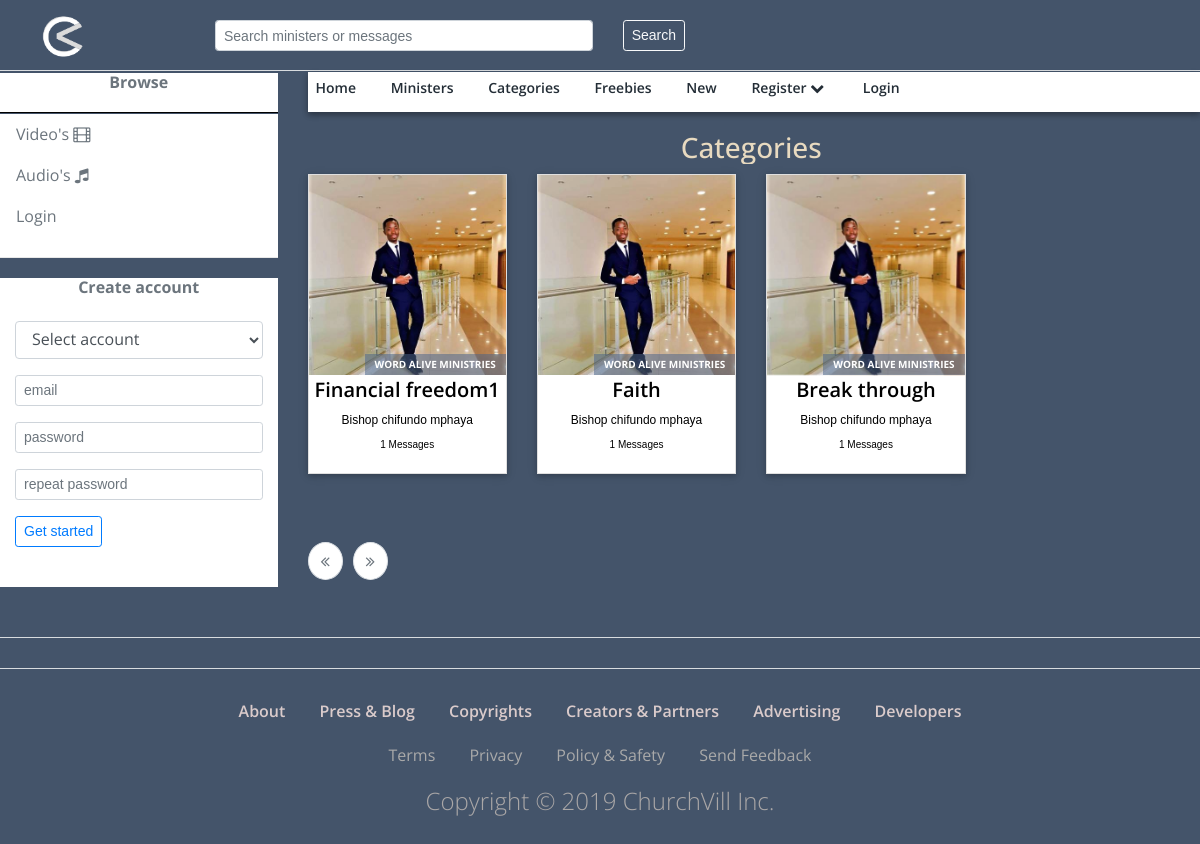
The app's page /category.php with its own data.
### tables this page shows
CREATE TABLE `messages`
(
    `message_id`  int(20)        NOT NULL,
    `user_id`     int(20)        NOT NULL,
    `category_id` int(20)        NOT NULL,
    `title`       varchar(50)    NOT NULL,
    `file`        varchar(150)   NOT NULL,
    `image`       varchar(190)   NOT NULL,
    `type`        varchar(50)    NOT NULL,
    `sys_cat`     varchar(50)    NOT NULL,
    `amount`      decimal(19, 2) NOT NULL,
    `time`        timestamp      NOT NULL DEFAULT CURRENT_TIMESTAMP,
    `date`        date           NOT NULL,
    `view`        int(250)       NOT NULL DEFAULT '0'
);

CREATE TABLE `users`
(
    `user_id`  int(20)      NOT NULL,
    `fullname` varchar(50)  NOT NULL,
    `email`    varchar(100) NOT NULL,
    `password` varchar(70)  NOT NULL,
    `initial`  varchar(20)  NOT NULL,
    `role`     varchar(100) NOT NULL,
    `about`    text         NOT NULL,
    `country`  varchar(150) NOT NULL,
    `ministry` varchar(300) NOT NULL,
    `image`    varchar(140) NOT NULL
);

CREATE TABLE `category`
(
    `category_id` int(20)     NOT NULL,
    `category`    varchar(50) NOT NULL,
    `user_id`     int(20)     NOT NULL
);

### class/class.php (called while the page is built, shortened)
<?php
class SYSTEM
{
    public function conditionTableIN($data, $table, $condition)
    {
        try {
            $pdo = Database::connect();
            $pdo->setAttribute(PDO::ATTR_ERRMODE, PDO::ERRMODE_EXCEPTION);
            $query = "SELECT $data FROM $table WHERE $condition ";
            $stmt = $pdo->prepare($query);
            $stmt->execute();
            return $stmt;
        } catch (PDOException $e) {
            echo "failed: " . $e->getMessage() . "\n";
            exit;
        }
    }
    public function countPageCondi($tab, $condi)
    {
        try {
            $pdo = Database::connect();
            $query = "select count(*) \"total\"  from $tab WHERE $condi";
            $stmt = $pdo->prepare($query);
            $stmt->execute();
            return $stmt;
        } catch (PDOException $e) {
            $web_error = new web_error();
            $msg = "MSG: web_error has occured. call admin!\nfile:" . $e->getFile() . "\non line:" . $e->getLine() . "\n\n";
            $web_error->report_web_error($msg);
        }
    }
}
?>

### category.php (the view, shortened to what this page needs)
<?php include('include/index_header.php'); ?>
    <div class="col-md-9">
        <?php include('include/2ndNav.php'); ?>
        <div class="respectMArgin">
            <div class="">
                <br/>
                <div class="Myheader">
                    <h3 class="">Categories</h3>
                </div>
                <div class="row">
                    <?php
                    $tab = "messages,users,category";
                    $condi = "messages.category_id=category.category_id AND messages.user_id=users.user_id ";
                    $read = $backend->countPageCondi($tab, $condi);
                    $rec = $read->fetch(PDO::FETCH_ASSOC);
                    $total = $rec['total'];
                    if ($total < 1) {
                        echo '<center>
									<div class="alert alert-info">
									<b><i class="fa fa-info"></i> -</b> No categories.
									</div>
									</center>';
                    } else {
                        $dis = 12;
                        $total_page = ceil($total / $dis);
                        $page_cur = (isset($_GET['page'])) ? $_GET['page'] : 1;
                        $k = ($page_cur - 1) * $dis;
                        $table = "messages,users,category";
                        $data = "COUNT(messages.message_id) AS tm,messages.message_id,messages.user_id,messages.category_id,messages.title,messages.file,messages.image,messages.type,messages.sys_cat,
															messages.amount,messages.time,messages.date,messages.view,category.category,users.fullname,users.initial,users.ministry, users.image AS um
															";
                        $condition = " messages.category_id=category.category_id AND messages.user_id=users.user_id
																GROUP BY category.category_id ASC LIMIT $k,$dis";
                        $myData = $backend->conditionTableIN($data, $table, $condition);
                        while ($row = $myData->fetch(PDO::FETCH_ASSOC)) {
                            $category = $row['category'];
                            $category_id = $row['category_id'];
                            $initial = $row['initial'];
                            $fullname = $row['fullname'];
                            $fname = $initial . " " . $fullname;
                            $ministry = $row['ministry'];
                            $up = $row['um'];
                            $tm = $row['tm'];
                            ?>
                            <div class="col-md-3 col-sm-6 col-xs-12 pud">
                                <div class="card area text-center">
                                    <a href="categ.php?id=<?php echo $category_id; ?>&&nm=<?php echo $category; ?>">
                                        <div class="maske">
                                            <img src="<?php echo $up; ?>" alt="Avatar" class="Overlayimage1"
                                                 style="width:100%">
                                            <span class="duration"><?php echo $ministry; ?></span>
                                        </div>
                                    </a>
                                    <div class="card-body par innerlink">
                                        <h5 class="card-title st"
                                            title="<?php echo $category; ?>"><?php echo $category; ?></h5></p>
                                        <p class=" syt"> <?php echo $fname; ?> <br/><span class="yui"><?php echo $tm; ?> Messages </span>
                                        </p>
                                    </div>
                                </div>
                            </div>
                        <?php }
                    } ?>
                </div>
                <center>
                    <br/> <br/>
                    <div class="page-pagi">
                        <nav aria-label="Page navigation example">
                            <ul class="pagination">
                                <?php
                                if ($page_cur > 1) {
                                    echo '<li class="page-item"><a class="page-link" href="category.php?page=' . ($page_cur - 1) . '&&name=LISTING" ><i class="fa fa-angle-double-left"></i></a></li>';
                                } else {
                                    echo '<li class="page-item disabled">  <span class="page-link"><i class="fa fa-angle-double-left"></i></span></li>';
                                }
                                if ($page_cur < $total_page) {
                                    echo ' <li class="page-item">
	<a class="page-link" href="category.php?page=' . ($page_cur + 1) . '&&name=LISTING" > <i class="fa fa-angle-double-right"></i></a></li>';
                                } else {
                                    echo '<li class="page-item disabled active">  <span class="page-link"><i class="fa fa-angle-double-right"></i></span></li>';
                                }
                                ?>
                            </ul>
                        </nav>
                    </div>
                </center>
            </div>
        </div>
    </div>
    </div>
    <hr>
<?php include('include/index_footer.php'); ?>

### include/index_header.php (shortened to what this page needs)
<!DOCTYPE html>
<html lang="en">
<link href="media/css/bootstrap.min.css" rel="stylesheet" id="bootstrap-css">
<link href="media/css/style.css" rel="stylesheet">
<link href="css/font-awesome.min.css" rel="stylesheet">
<link rel="stylesheet" href="https://cdnjs.cloudflare.com/ajax/libs/font-awesome/4.7.0/css/font-awesome.min.css">
<link rel="stylesheet" href="https://cdnjs.cloudflare.com/ajax/libs/font-awesome/4.7.0/css/font-awesome.min.css">
<link rel="stylesheet" href="media/vid/mediaelementplayer.css">
</head>
<body>
<header>
    <div class="container-fluid">
        <div class="row">
            <div class="col-md-2 pd">
                <a href="index.php"><img src="media/images/l2.png" class="logo"></a>
            </div>
            <div class="col-md-5 pd">
                <form class="myfomdown">
                    <div class=" row ">
                        <div class="col">
                            <input class="form-control form-control-sm form-control-borderless" type="search"
                                   placeholder="Search ministers or messages">
                        </div>
                        <div class="col-auto">
                            <button class="btn btn-outline-light btn-sm" type="submit">Search</button>
                        </div>
                    </div>
                </form>
            </div>
            <div class="col-md-5 pd">
            </div>
        </div>
    </div>
</header>
<hr>
<div class="row">
    <div class="col-md-3 ">
        <div class="hrline sid">
            <div class="colorleft text-center text-muted">
                <h6><strong>Browse</strong></h6>
            </div>
        </div>
        <div class="smenu">
            <ul class="nav flex-column">
                <li class="nav-item">
                    <a class="nav-link disabled" href="videos.php">Video's <i class="fa fa-film"> </i></a>
                </li>
                <li class="nav-item">
                    <a class="nav-link disabled" href="audio.php">Audio's <i class="fa fa-music"> </i></a>
                </li>
                <li class="nav-item">
                    <a class="nav-link disabled" href="login.php">Login</a>
                </li>
            </ul>
            <div class="hrline xx">
            </div>
        </div>
        <div class="smenu">
            <div class="colorleft text-center text-muted">
                <h6><strong>Create account </strong></h6>
                <br/>
            </div>
            <form id="start" method="post">
                <div class="container-fluid">
                    <div class="form-group">
                        <select class="form-control form-control-sms" name="role">
                            <option>Select account</option>
                        </select>
                    </div>
                    <div class="form-group">
                        <input type="email" class="form-control form-control-sm" name="email"
                               aria-describedby="emailHelp" placeholder="email">
                    </div>
                    <div class="form-group">
                        <input type="password" class="form-control form-control-sm" name="password"
                               aria-describedby="emailHelp" placeholder="password">
                    </div>
                    <div class="form-group">
                        <input type="password" class="form-control form-control-sm" name="password2"
                               aria-describedby="emailHelp" placeholder="repeat password">
                    </div>
                    <div class="form-group">
                        <button type="submit" class="btn btn-outline-primary btn-sm">Get started</button>
                    </div>
                    <br/>
                </div>
            </form>
        </div>
    </div>

### include/2ndNav.php (shortened to what this page needs)
<div id="top-bar">
    <div class="box">
        <div id="navigation" class="navigation">
            <nav id="nav">
                <ul class="sf-menu">
                    <li><a class="mun" href="index.php">Home</a></li>
                    <li><a href="minister.php">Ministers </a></li>
                    <li><a href="category.php">Categories </a></li>
                    <li><a href="freebies.php">Freebies </a></li>
                    <li><a href="new.php">New </a></li>
                    <li><a href="#">Register <i class="fa fa-chevron-down"></i></a>
                    </li>
                    <li><a href="login.php">Login</a></li>
                </ul>
            </nav>
        </div>
    </div>
</div>

### include/index_footer.php (shortened to what this page needs)
<hr>
<footer>
    <ul>
        <li><a href="#">About</a></li>
        <li><a href="#">Press & Blog</a></li>
        <li><a href="#">Copyrights</a></li>
        <li><a href="#">Creators & Partners</a></li>
        <li><a href="#">Advertising</a></li>
        <li><a href="#">Developers</a></li>
    </ul>
    <ul>
        <li><a href="#">Terms</a></li>
        <li><a href="#">Privacy</a></li>
        <li><a href="#">Policy & Safety</a></li>
        <li><a href="#">Send Feedback</a></li>
    </ul>
    <h4>Copyright © 2019 ChurchVill Inc.</h4>
</footer>
</body>
</html>

### records on screen
messages: user.image (picture), user.ministry "WORD ALIVE MINISTRIES", category.category "Financial freedom1", user.fullname "Bishop chifundo mphaya", tm "1"
messages: user.image (picture), user.ministry "WORD ALIVE MINISTRIES", category.category "Faith", user.fullname "Bishop chifundo mphaya", tm "1"
messages: user.image (picture), user.ministry "WORD ALIVE MINISTRIES", category.category "Break through", user.fullname "Bishop chifundo mphaya", tm "1"
